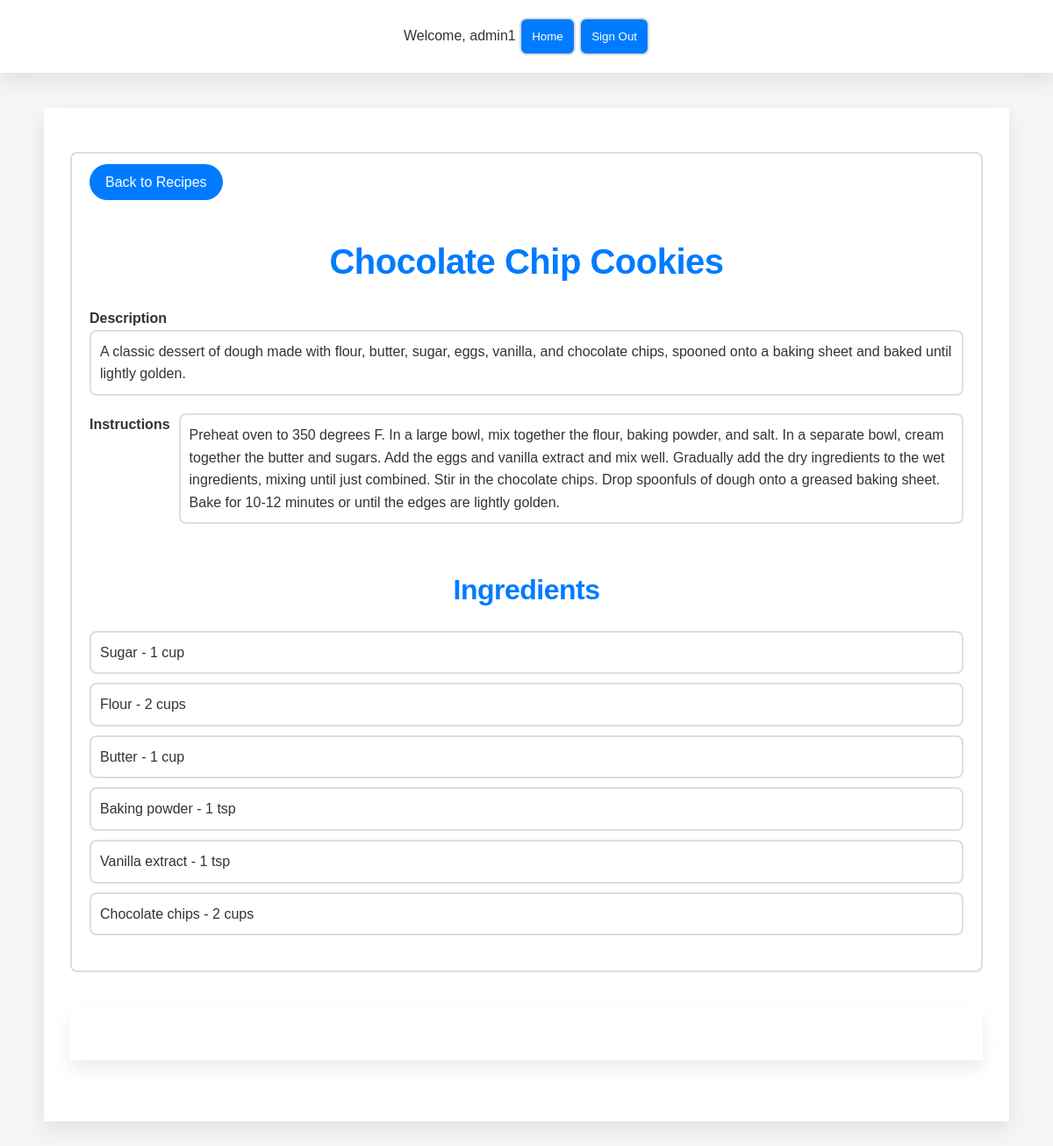
Screenshot of /www/user/recipe_user_view.php?recipeId=1 (signed in) with the database file from the repository.
### tables this page shows
CREATE TABLE `Recipe` (
  `recipeId` int NOT NULL AUTO_INCREMENT,
  `userId` int DEFAULT NULL,
  `recipeName` varchar(255) NOT NULL,
  `instructions` text,
  `description` text,
  `approved` tinyint(1) DEFAULT '0',
  PRIMARY KEY (`recipeId`),
  UNIQUE KEY `recipeId` (`recipeId`)
);

CREATE TABLE `RecipeIngredient` (
  `recipeId` int NOT NULL,
  `ingredientId` int NOT NULL,
  `quantity` varchar(50) DEFAULT NULL,
  PRIMARY KEY (`recipeId`,`ingredientId`),
  KEY `ingredientId` (`ingredientId`),
  CONSTRAINT `recipeingredient_ibfk_1` FOREIGN KEY (`recipeId`) REFERENCES `Recipe` (`recipeId`),
  CONSTRAINT `recipeingredient_ibfk_2` FOREIGN KEY (`ingredientId`) REFERENCES `Ingredient` (`ingredientId`)
);

CREATE TABLE `Ingredient` (
  `ingredientId` int NOT NULL AUTO_INCREMENT,
  `ingredientName` varchar(512) NOT NULL,
  PRIMARY KEY (`ingredientId`)
);

### www/user/recipe_user_view.php (the view, shortened to what this page needs)
<?php
$conn = new mysqli($servername, $dbusername, $dbpassword, $dbname);
$recipeId = $_GET['recipeId'];
$sql = "SELECT * FROM Recipe WHERE recipeId = $recipeId";
$result = $conn->query($sql);
$recipe = $result->fetch_assoc();
$sql = "SELECT * FROM RecipeIngredient JOIN Ingredient ON RecipeIngredient.ingredientId = Ingredient.ingredientId WHERE recipeId = $recipeId";
$result = $conn->query($sql);
$ingredients = $result->fetch_all(MYSQLI_ASSOC);
?>
<html>
<head>
    <link rel="stylesheet" type="text/css" href="../common/style/style.css">
</head>
<body>
    <header>
        <?php include '../common/navbar.php'; ?>
    </header>
    <main>
        <div class="recipe-details">
            <a href="../common/view_recipes.php">Back to Recipes</a><br><br>
            <h1>
                <?php echo $recipe['recipeName']; ?>
            </h1>
            <div class="description-container">
                <label>Description</label>
                <ul>
                    <li>
                        <?php echo $recipe['description']; ?>
                    </li>
                </ul>
            </div>
            <div class="instructions-container">
                <label>Instructions</label>
                <ul>
                    <li>
                        <?php echo $recipe['instructions']; ?>
                    </li>
                </ul>
            </div>
            <h2>Ingredients</h2>
            <ul>
                <?php foreach ($ingredients as $ingredient): ?>
                    <li>
                        <?php echo $ingredient['ingredientName'] . " - " . $ingredient['quantity']; ?>
                    </li>
                <?php endforeach; ?>
            </ul>
        </div>
        <main>
</body>
</html>

### www/common/style/style.css (style rules this page uses)
:root { --main-blue: #007BFF; --hover-blue: #0056b3; --soft-gray: #F5F5F5; --text-gray: #333; --border-gray: #E0E0E0; --input-border-gray: #DDD; --transition-speed: 0.3s; }
* { box-sizing: border-box; margin: 0; padding: 0; font-family: 'Poppins', sans-serif; }
body { background-color: var(--soft-gray); color: var(--text-gray); line-height: 1.6; font-size: 16px; }
main { max-width: 1100px; margin: 40px auto; padding: 30px; background-color: #FFF; box-shadow: 0 10px 20px rgba(0, 0, 0, 0.08); }
h1 { text-align: center; padding: 20px 0; font-size: 2.5em; color: var(--main-blue); font-weight: 600; letter-spacing: -0.5px; }
header { background-color: #FFF; box-shadow: 0 10px 20px rgba(0, 0, 0, 0.08); padding: 20px 0; text-align: center; }
label { grid-column: 1 / 2; text-align: right; font-weight: 600; }
.recipe-details { padding: 20px; border: 2px solid var(--input-border-gray); border-radius: 8px; margin: 20px auto; }
.recipe-details p, .recipe-details ul { margin-bottom: 20px; }
.recipe-details ul { list-style-type: none; padding-left: 0; }
.recipe-details ul li { background-color: #FFF; border: 2px solid var(--input-border-gray); border-radius: 8px; padding: 10px; margin-bottom: 10px; }
.recipe-details a { background-color: var(--main-blue); color: #FFF; padding: 12px 18px; text-decoration: none; border-radius: 50px; transition: background-color var(--transition-speed); font-weight: 500; }
ul { list-style-type: none; padding-left: 0; }
li { display: flex; align-items: center; margin-bottom: 10px; }
h2, h3 { font-size: 2em; color: var(--main-blue); font-weight: 600; letter-spacing: -0.5px; text-align: center; padding: 20px 0; }
.instructions-container { display: flex; }
.instructions-container label { padding-right: 10px; font-weight: bold; }

### rows the page displays
recipe: recipeName "Chocolate Chip Cookies", description "A classic dessert of dough made with flour, butter, sugar, eggs, vanilla, and chocolate chips, spooned onto a baking sheet and baked until lightly golden.", instructions "Preheat oven to 350 degrees F. In a large bowl, mix together the flour, baking powder, and salt. In a separate bowl, cream together the butter and sugars. Add the eggs and vanilla extract and mix well. Gradually add the dry ingredients to the wet ingredients, mixing until just combined. Stir in the chocolate chips. Drop spoonfuls of dough onto a greased baking sheet. Bake for 10-12 minutes or until the edges are lightly golden."
recipeingredient: ingredientId.ingredientName "Sugar", quantity "1 cup"
recipeingredient: ingredientId.ingredientName "Flour", quantity "2 cups"
recipeingredient: ingredientId.ingredientName "Butter", quantity "1 cup"
recipeingredient: ingredientId.ingredientName "Baking powder", quantity "1 tsp"
recipeingredient: ingredientId.ingredientName "Vanilla extract", quantity "1 tsp"
recipeingredient: ingredientId.ingredientName "Chocolate chips", quantity "2 cups"

### other values shown
$_SESSION['username'] "admin1"
